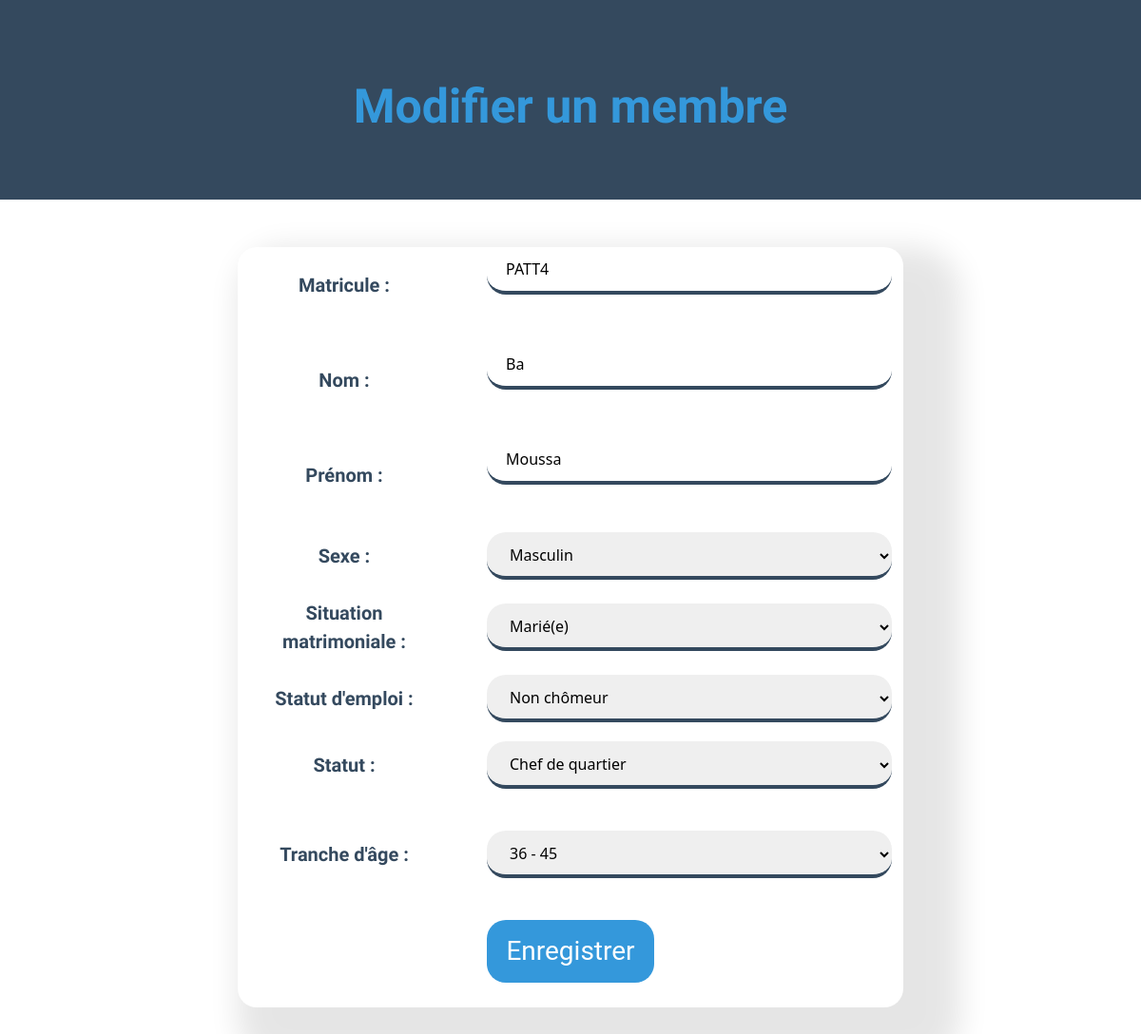
/update.php?matricule=PATT4, run on the app's committed database.
### tables this page shows
CREATE TABLE `membre` (
  `matricule` varchar(60) NOT NULL,
  `nom` varchar(50) DEFAULT NULL,
  `prenom` varchar(60) DEFAULT NULL,
  `sexe` enum('Masculin','Feminin') NOT NULL,
  `situation_matrimoniale` enum('Célibataire','Marié(e)','Divorcé(e)','Veuf(ve)') NOT NULL,
  `id_statut` int(11) NOT NULL,
  `id_age` int(11) NOT NULL,
  `statut_emploi` enum('Chômeur','Non chômeur') DEFAULT NULL
);

CREATE TABLE `statut` (
  `id` int(11) NOT NULL,
  `titre` varchar(50) NOT NULL
);

CREATE TABLE `tranche_age` (
  `id` int(11) NOT NULL,
  `min_age` int(11) NOT NULL,
  `max_age` int(11) NOT NULL
);

### update.php (the view, shortened to what this page needs)
<?php
require_once 'configue.php';
$sql_statuts = "SELECT * FROM statut";
$stmt_statuts = $connexion->prepare($sql_statuts);
$stmt_statuts->execute();
$statuts = $stmt_statuts->fetchAll(PDO::FETCH_ASSOC);
$sql_ages = "SELECT * FROM tranche_age";
$stmt_ages = $connexion->prepare($sql_ages);
$stmt_ages->execute();
$ages = $stmt_ages->fetchAll(PDO::FETCH_ASSOC);
$sql_query = "SELECT * FROM membre WHERE matricule = :matricule";
$stmt_membre = $connexion->prepare($sql_query);
$stmt_membre->bindParam(':matricule', $_GET['matricule'], PDO::PARAM_STR);
if ($stmt_membre->execute()) {
    if ($membre = $stmt_membre->fetch(PDO::FETCH_ASSOC)) {
    } else {
        echo "Aucun membre trouvé avec ce matricule.";
        exit();
    }
} else {
    echo "Erreur lors de la récupération des données du membre.";
    exit();
}
?>
<!DOCTYPE html>
<html lang="en">
<head>
    <link rel="stylesheet" href="update.css">
    <link rel="stylesheet" href="https://cdnjs.cloudflare.com/ajax/libs/font-awesome/6.5.1/css/all.min.css">
    <link href="https://cdn.jsdelivr.net/npm/bootstrap@5.3.3/dist/css/bootstrap.min.css" rel="stylesheet">
</head>
<body>
    <div class="header">
        <h1 style="color: #3498db;">Modifier un membre</h1>
    </div>
    <div class="container" style="width: 700px;">
        <div style="text-align: center">
            <form action="update.php" method="post">
                <div class="form-group">
                    <label for="matricule">Matricule :</label>
                    <input type="text" id="matricule" name="matricule" value="<?php echo $membre['matricule']; ?>" readonly><br><br>
                </div>
                <div class="form-group">
                    <label for="nom">Nom :</label>
                    <input type="text" id="nom" name="nom" value="<?php echo $membre['nom']; ?>"><br><br>
                </div>
                <div class="form-group">
                    <label for="prenom">Prénom :</label>
                    <input type="text" id="prenom" name="prenom" value="<?php echo $membre['prenom']; ?>"><br><br>
                </div>
                <div class="form-group">
                    <label for="sexe">Sexe :</label>
                    <select id="sexe" name="sexe">
                        <option value="Masculin" <?php if($membre['sexe'] == 'Masculin') echo 'selected'; ?>>Masculin</option>
                    </select><br><br>
                </div>
                <div class="form-group">
                    <label for="situation_matrimoniale">Situation matrimoniale :</label>
                    <select id="situation_matrimoniale" name="situation_matrimoniale">
                        <option value="Marié(e)" <?php if($membre['situation_matrimoniale'] == 'Marié(e)') echo 'selected'; ?>>Marié(e)</option>
                    </select><br><br>
                </div>
                <div class="form-group">
                    <label for="statut_emploi">Statut d'emploi :</label>
                    <select id="statut_emploi" name="statut_emploi">
                        <option value="Non chômeur" <?php if($membre['statut_emploi'] == 'Non chômeur') echo 'selected'; ?>>Non chômeur</option>
                    </select><br><br>
                </div>
                <div class="form-group">
                    <label for="id_statut">Statut :</label>
                    <select id="id_statut" name="id_statut">
                        <?php foreach ($statuts as $statut): ?>
                            <option value="<?php echo $statut['id']; ?>" <?php if ($statut['id'] == $membre['id_statut']) echo 'selected'; ?>><?php echo $statut['titre']; ?></option>
                        <?php endforeach; ?>
                    </select>
                </div><br>
                <div class="form-group">
                    <label for="id_age">Tranche d'âge :</label>
                    <select id="id_age" name="id_age">
                        <?php foreach ($ages as $age): ?>
                            <option value="<?php echo $age['id']; ?>" <?php if ($age['id'] == $membre['id_age']) echo 'selected'; ?>><?php echo $age['min_age'] . ' - ' . $age['max_age']; ?></option>
                        <?php endforeach; ?>
                    </select>
                </div><br>
                <input type="submit" name="enregistrer" value="Enregistrer">
            </form>
        </div>
    </div>
</body>
</html>

### update.css (style rules this page uses)
body { margin: 0; padding: 0; background: whitesmoke; }
.container { margin-top: 50px; background-color: #ffff ; display: block; justify-content: center; align-items: center; height: 100vh; border-radius: 20px; box-shadow: 30px 30px 30px 30px rgba(0, 0, 0, 0.1); }
.header { padding: 50px; background: #34495e; }
.header h1 { color: #3498db ; font-size: 50px; font-family: iceberg; font-weight: bold; text-align: center; margin-top: 2%; padding: 10px; }
label { display: flex; font-size: 20px; font-weight: bold; font-family: iceberg; color: #34495e; width: 200px; margin-right: 50px; }
input[type="text"],select { padding: 12px 20px; margin-bottom: 30px; border-bottom: 4px solid #34495e; border-top: none; border-left: none; border-right: none; border-radius: 20px; height: 50px; flex: 1; }
.form-group { display: flex; align-items: center; margin-bottom: 20px; }
input[type="submit"] { background-color: #3498db; color: #ffff; border-color: #ffff; font-family:roboto; border: none; border-radius: 20px; padding: 12px 20px; font-size: 28px; cursor: pointer; margin-bottom: 60px; }

### data on the page
membre: matricule "PATT4", nom "Ba", prenom "Moussa", sexe "Masculin", situation_matrimoniale "Marié(e)", statut_emploi "Non chômeur", id_statut "Chef de quartier", id_age "36 - 45"
